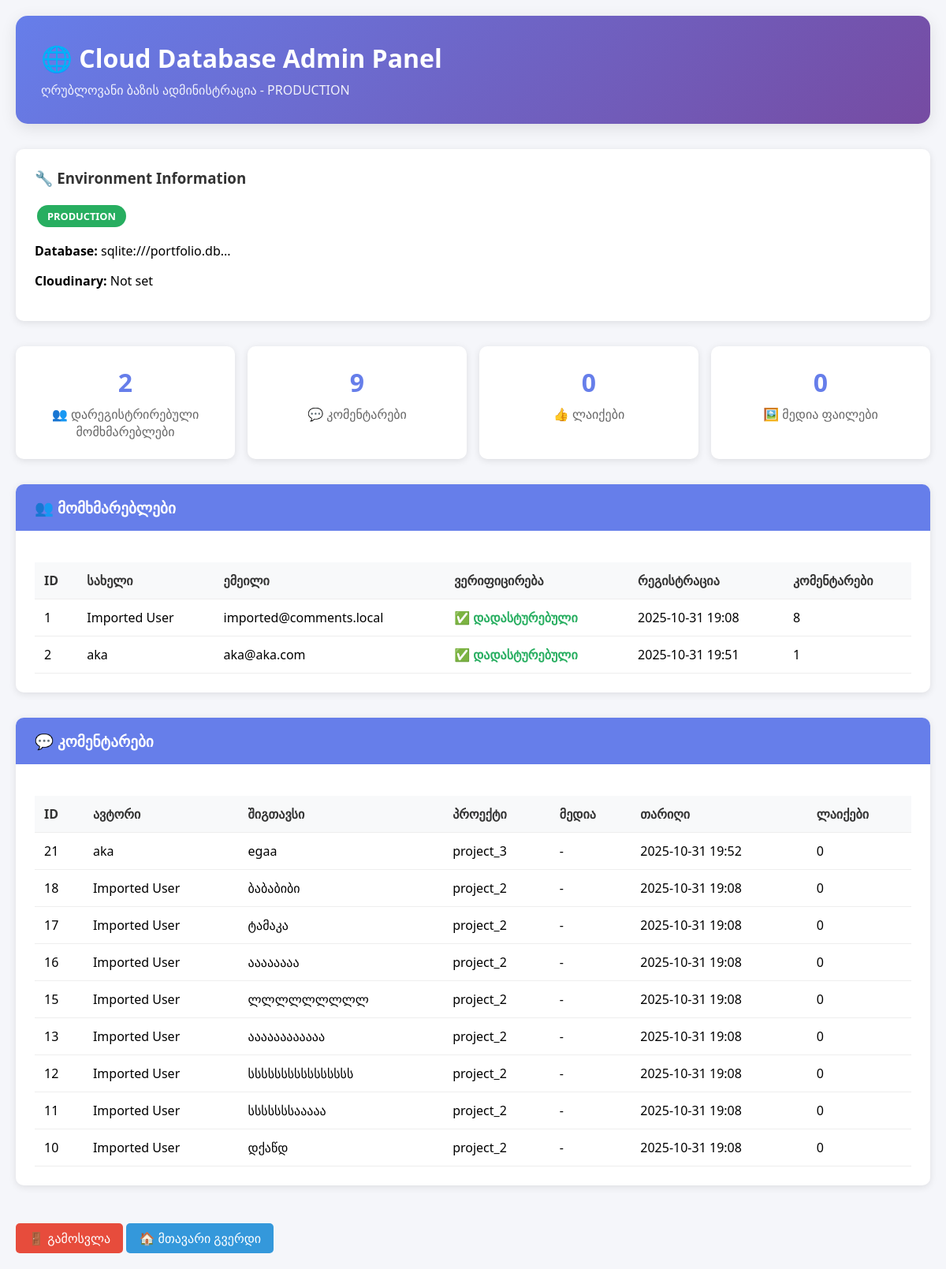
The page /cloud-admin (signed in) on the database as committed earlier.
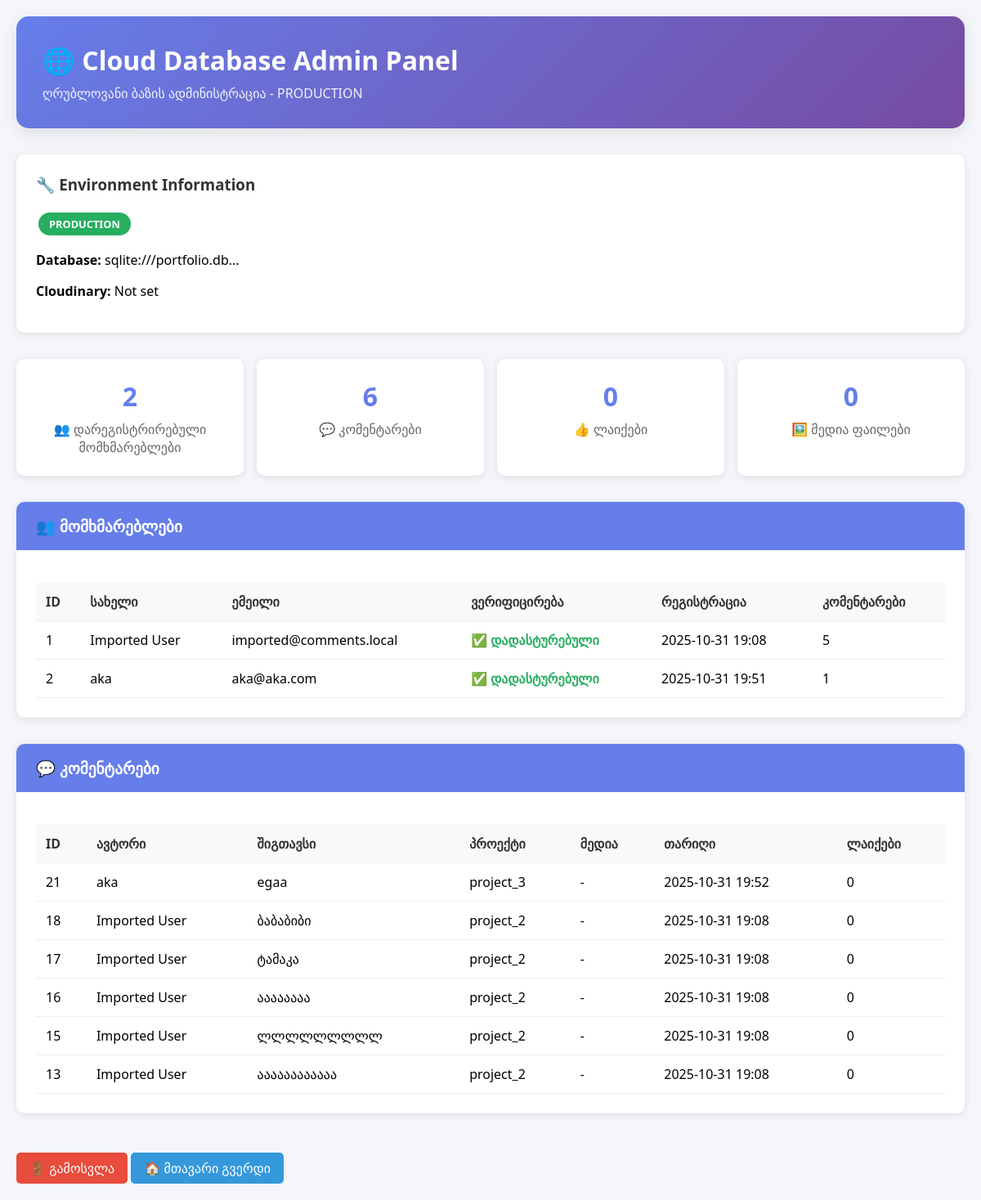
The same page on the database as committed later.
### models.py (models this page shows, shortened)
class User(UserMixin, db.Model):
    id = db.Column(db.Integer, primary_key=True)
    name = db.Column(db.String(50), nullable=False)
    email = db.Column(db.String(120), unique=True, nullable=False)
    password_hash = db.Column(db.String(128), nullable=False)
    email_verified = db.Column(db.Boolean, default=False, nullable=False)
    verification_token = db.Column(db.String(100), nullable=True)
    reset_token = db.Column(db.String(100), nullable=True)
    reset_token_expires = db.Column(db.DateTime, nullable=True)
    created_at = db.Column(db.DateTime, default=datetime.utcnow)
    is_active = db.Column(db.Boolean, default=True)
    comments = db.relationship('Comment', backref='author', lazy=True)

class Comment(db.Model):
    id = db.Column(db.Integer, primary_key=True)
    content = db.Column(db.Text, nullable=False)
    project_id = db.Column(db.String(50), nullable=False)
    user_id = db.Column(db.Integer, db.ForeignKey('user.id'), nullable=False)  # Required for registered users only
    parent_id = db.Column(db.Integer, db.ForeignKey('comment.id'), nullable=True)
    media_urls = db.Column(db.Text, nullable=True)  # JSON array of Cloudinary URLs
    created_at = db.Column(db.DateTime, default=datetime.utcnow)
    replies = db.relationship('Comment', backref=db.backref('parent', remote_side=[id]), lazy=True)
    likes = db.relationship('Like', backref='comment', lazy=True, cascade='all, delete-orphan')
    def get_like_count(self):
        return len(self.likes)

### app.py (the view, shortened to what this page needs)
@app.route('/cloud-admin', methods=['GET', 'POST'])
def cloud_admin():
    if not session.get('cloud_admin'):
        return render_template('cloud_admin_login.html')
    try:
        users = User.query.all()
        comments = Comment.query.order_by(Comment.created_at.desc()).all()
        likes = Like.query.all()
        env_info = {
            'database_url': os.environ.get('DATABASE_URL', 'Local SQLite'),
            'cloudinary_cloud': os.environ.get('CLOUDINARY_CLOUD_NAME', 'Not set'),
            'environment': 'PRODUCTION' if os.environ.get('DATABASE_URL') else 'DEVELOPMENT'
        }
        return render_template('cloud_admin_panel.html',
                             users=users,
                             comments=comments,
                             likes=likes,
                             env_info=env_info)
    except Exception as e:
        flash(f'Database error: {e}', 'error')
        return render_template('cloud_admin_login.html')

### templates/cloud_admin_panel.html (shortened to what this page needs)
<!DOCTYPE html>
<html lang="ka">
<head>
</head>
<body>
    <div class="container">
        <div class="header">
            <h1>🌐 Cloud Database Admin Panel</h1>
            <p>ღრუბლოვანი ბაზის ადმინისტრაცია - {{ env_info.environment }}</p>
        </div>
        <div class="env-info">
            <h3>🔧 Environment Information</h3>
            <div>
                <span class="env-badge {% if env_info.environment == 'PRODUCTION' %}env-production{% else %}env-development{% endif %}">
                    {{ env_info.environment }}
                </span>
            </div>
            <p><strong>Database:</strong> {{ env_info.database_url[:50] }}...</p>
            <p><strong>Cloudinary:</strong> {{ env_info.cloudinary_cloud }}</p>
        </div>
        <div class="stats">
            <div class="stat-card">
                <div class="stat-number">{{ users|length }}</div>
                <div class="stat-label">👥 დარეგისტრირებული მომხმარებლები</div>
            </div>
            <div class="stat-card">
                <div class="stat-number">{{ comments|length }}</div>
                <div class="stat-label">💬 კომენტარები</div>
            </div>
            <div class="stat-card">
                <div class="stat-number">{{ likes|length }}</div>
                <div class="stat-label">👍 ლაიქები</div>
            </div>
            <div class="stat-card">
                <div class="stat-number">{{ comments|selectattr('media_url')|list|length }}</div>
                <div class="stat-label">🖼️ მედია ფაილები</div>
            </div>
        </div>
        <div class="section">
            <div class="section-header">👥 მომხმარებლები</div>
            <div class="section-content">
                {% if users %}
                <table class="data-table">
                    <thead>
                        <tr>
                            <th>ID</th>
                            <th>სახელი</th>
                            <th>ემეილი</th>
                            <th>ვერიფიცირება</th>
                            <th>რეგისტრაცია</th>
                            <th>კომენტარები</th>
                        </tr>
                    </thead>
                    <tbody>
                        {% for user in users %}
                        <tr>
                            <td>{{ user.id }}</td>
                            <td>{{ user.name }}</td>
                            <td>{{ user.email }}</td>
                            <td>
                                {% if user.email_verified %}
                                    <span class="user-verified">✅ დადასტურებული</span>
                                {% else %}
                                    <span class="user-unverified">⏳ მოლოდინში</span>
                                {% endif %}
                            </td>
                            <td>{{ user.created_at.strftime('%Y-%m-%d %H:%M') if user.created_at else 'N/A' }}</td>
                            <td>{{ user.comments|length }}</td>
                        </tr>
                        {% endfor %}
                    </tbody>
                </table>
                {% else %}
                <p>მომხმარებლები ჯერ არ არის დარეგისტრირებული.</p>
                {% endif %}
            </div>
        </div>
        <div class="section">
            <div class="section-header">💬 კომენტარები</div>
            <div class="section-content">
                {% if comments %}
                <table class="data-table">
                    <thead>
                        <tr>
                            <th>ID</th>
                            <th>ავტორი</th>
                            <th>შიგთავსი</th>
                            <th>პროექტი</th>
                            <th>მედია</th>
                            <th>თარიღი</th>
                            <th>ლაიქები</th>
                        </tr>
                    </thead>
                    <tbody>
                        {% for comment in comments %}
                        <tr>
                            <td>{{ comment.id }}</td>
                            <td>{{ comment.author.name if comment.author else 'ანონიმური' }}</td>
                            <td class="comment-content">{{ comment.content[:100] }}{% if comment.content|length > 100 %}...{% endif %}</td>
                            <td>{{ comment.project_id }}</td>
                            <td>
                                {% if comment.media_url %}
                                    <a href="{{ comment.media_url }}" target="_blank" class="media-link">📷 სურათი</a>
                                {% else %}
                                    -
                                {% endif %}
                            </td>
                            <td>{{ comment.created_at.strftime('%Y-%m-%d %H:%M') if comment.created_at else 'N/A' }}</td>
                            <td>{{ comment.get_like_count() }}</td>
                        </tr>
                        {% endfor %}
                    </tbody>
                </table>
                {% else %}
                <p>კომენტარები ჯერ არ არის.</p>
                {% endif %}
            </div>
        </div>
        <a href="{{ url_for('cloud_admin_logout') }}" class="logout-btn">🚪 გამოსვლა</a>
        <a href="{{ url_for('index') }}" class="logout-btn" style="background: #3498db;">🏠 მთავარი გვერდი</a>
    </div>
</body>
</html>

### templates/cloud_admin_panel.html (style rules this page uses)
body { font-family: 'Segoe UI', Tahoma, Geneva, Verdana, sans-serif; background: #f5f6fa; margin: 0; padding: 20px; }
.container { max-width: 1200px; margin: 0 auto; }
.header { background: linear-gradient(135deg, #667eea 0%, #764ba2 100%); color: white; padding: 2rem; border-radius: 15px; margin-bottom: 2rem; box-shadow: 0 5px 20px rgba(0,0,0,0.1); }
.header h1 { margin: 0; font-size: 2rem; }
.header p { margin: 0.5rem 0 0 0; opacity: 0.9; }
.env-info { background: white; padding: 1.5rem; border-radius: 10px; margin-bottom: 2rem; box-shadow: 0 2px 10px rgba(0,0,0,0.1); }
.env-info h3 { margin-top: 0; color: #333; }
.env-badge { display: inline-block; padding: 0.3rem 0.8rem; border-radius: 20px; font-size: 0.8rem; font-weight: bold; margin: 0.2rem; }
.env-production { background: #27ae60; color: white; }
.stats { display: grid; grid-template-columns: repeat(auto-fit, minmax(200px, 1fr)); gap: 1rem; margin-bottom: 2rem; }
.stat-card { background: white; padding: 1.5rem; border-radius: 10px; text-align: center; box-shadow: 0 2px 10px rgba(0,0,0,0.1); }
.stat-number { font-size: 2rem; font-weight: bold; color: #667eea; }
.stat-label { color: #666; margin-top: 0.5rem; }
.section { background: white; margin-bottom: 2rem; border-radius: 10px; overflow: hidden; box-shadow: 0 2px 10px rgba(0,0,0,0.1); }
.section-header { background: #667eea; color: white; padding: 1rem 1.5rem; font-size: 1.2rem; font-weight: bold; }
.section-content { padding: 1.5rem; }
.data-table { width: 100%; border-collapse: collapse; margin-top: 1rem; }
.data-table th, .data-table td { padding: 0.75rem; text-align: left; border-bottom: 1px solid #eee; }
.data-table th { background: #f8f9fa; font-weight: 600; color: #333; }
.user-verified { color: #27ae60; font-weight: bold; }
.comment-content { max-width: 300px; overflow: hidden; text-overflow: ellipsis; white-space: nowrap; }
.logout-btn { background: #e74c3c; color: white; padding: 0.5rem 1rem; border: none; border-radius: 5px; cursor: pointer; text-decoration: none; display: inline-block; margin-top: 1rem; }

Rows that differ between the two databases and show on the page:
removed Comment: id "12", author "Imported User", content "სსსსსსსსსსსსსსსს", project_id "project_2", created_at "2025-10-31 19:08", get_like_count "0"
removed Comment: id "11", author "Imported User", content "სსსსსსსააააა", project_id "project_2", created_at "2025-10-31 19:08", get_like_count "0"
removed Comment: id "10", author "Imported User", content "დქაწდ", project_id "project_2", created_at "2025-10-31 19:08", get_like_count "0"
computed for User "Imported User": comments|length "8" → "5"
Other text that changed with them:
{{ comments|length }}: "9" → "6"
